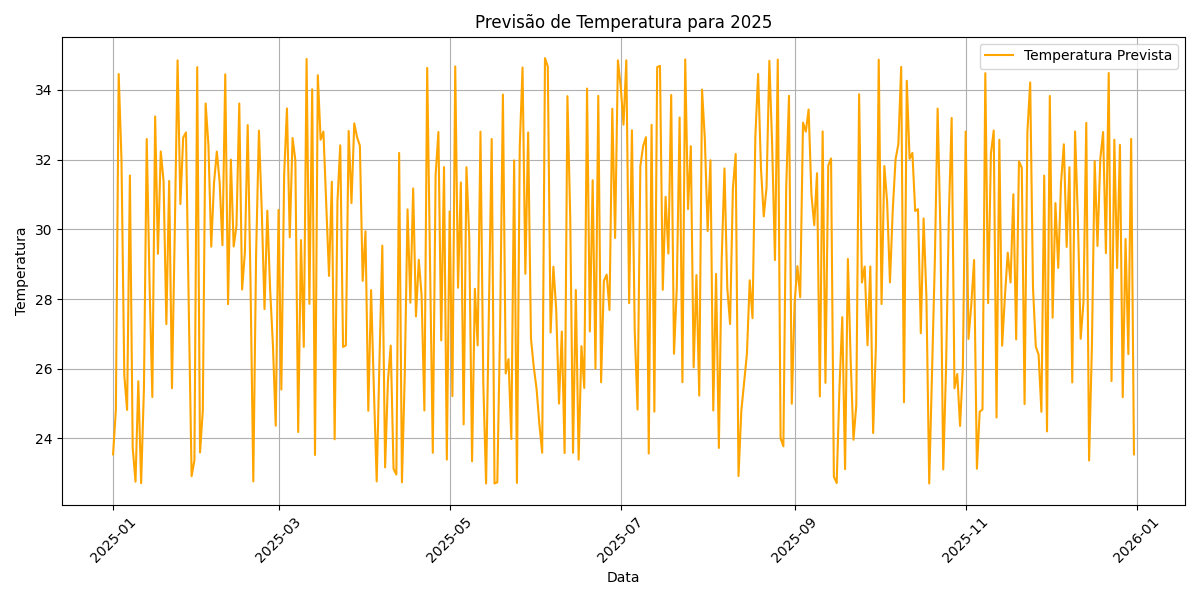

This chart was generated by the following Python code:
import pandas as pd 
from sklearn.model_selection import train_test_split
from sklearn.linear_model import LinearRegression
import numpy as np
import matplotlib.pyplot as plt

# Carregar os dados do arquivo Excel
df = pd.read_excel('dados.xlsx')

# Remover espaços em branco nos nomes das colunas
df.columns = df.columns.str.strip()

# Remover linhas com NaN nas colunas relevantes
df = df.dropna(subset=['Dia', 'Umidade', 'Velocidade do Vento', 'Temperatura'])

# Garantir que a coluna 'Dia' seja do tipo numérico
df['Dia'] = pd.to_numeric(df['Dia'], errors='coerce')

# Remover quaisquer NaN resultantes da conversão
df = df.dropna(subset=['Dia', 'Umidade', 'Velocidade do Vento', 'Temperatura'])

# Usar 'Dia', 'Umidade', e 'Velocidade do Vento' como entradas
X = df[['Dia', 'Umidade', 'Velocidade do Vento']]
y = df['Temperatura']

# Dividir os dados em conjuntos de treino e teste
X_train, X_test, y_train, y_test = train_test_split(X, y, test_size=0.2, random_state=42)

# Criar o modelo de regressão linear
model = LinearRegression()

# Treinar o modelo
model.fit(X_train, y_train)

# Fazer previsões
y_pred = model.predict(X_test)

# Avaliar o modelo (imprime a pontuação R^2)
print("R^2 score:", model.score(X_test, y_test))

# Previsões para 2025
datas_2025 = pd.date_range(start='2025-01-01', end='2025-12-31', freq='D')

# Criar um DataFrame para armazenar os dados de previsão para 2025
novos_dados = pd.DataFrame({
    'Dia': datas_2025.day,  # Extrair o dia do mês
    'Umidade': np.random.randint(40, 100, size=len(datas_2025)),  # Simulando umidade
    'Velocidade do Vento': np.random.randint(0, 20, size=len(datas_2025))  # Simulando velocidade do vento
})

# Fazer previsões para o ano de 2025
previsoes_2025 = model.predict(novos_dados[['Dia', 'Umidade', 'Velocidade do Vento']])  # Usar todas as colunas relevantes

# Adicionar as previsões ao DataFrame
novos_dados['Temperatura Prevista'] = previsoes_2025

# Adicionar a coluna de data ao DataFrame
novos_dados['Data'] = datas_2025

# Exibir as previsões
print(novos_dados[['Data', 'Temperatura Prevista', 'Umidade', 'Velocidade do Vento']])

# Salvar previsões em um arquivo Excel
novos_dados.to_excel('previsoes_temperatura_2025.xlsx', index=False)

# Gerar gráfico das previsões
plt.figure(figsize=(12, 6))
plt.plot(novos_dados['Data'], novos_dados['Temperatura Prevista'], label='Temperatura Prevista', color='orange')
plt.title('Previsão de Temperatura para 2025')
plt.xlabel('Data')
plt.ylabel('Temperatura')
plt.xticks(rotation=45)
plt.grid()
plt.legend()
plt.tight_layout()  # Ajusta o layout para não cortar os rótulos
plt.show()  # Mostra o gráfico
